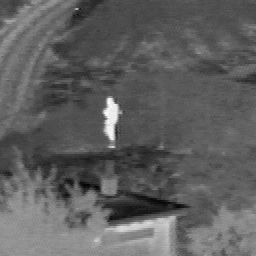
%> input picture data/UN camp/UNcamp_2N_i_20.bmp, 256 x 256 px
$ octave --eval "result = cemif(imread('../data/UN camp/UNcamp_2N_i_20.bmp'));"   (GNU Octave 9; MATLAB toolbox functions it lacks are replaced by stand-ins)
%> lines starting %> are read from the running program, lines starting %| are printed output that depends on the picture
### Fuse functions/impad.m
function [imageout] = impad(imagein,sizepad)
%impad.m,v 1.0 2001/10/29 17:35:40$
%===========================================================================
%               Eduardo Fernandez Canga - University of Bath
%
%                        Copyright (c) 2001
%===========================================================================
%
%            [imageout] = impad(imagein,sizepad)
%
%	Image padding using median filter
%

[r,c,n]=size(imagein);


for i=1:n
    % Fill the corners first
    imageout(1:(sizepad+1),1:sizepad+1,i)=median(median(imagein(1:2,1:2,i)));
    imageout(1:(sizepad+1),(0:sizepad)+c+sizepad,i)=...
        median(median(imagein(1:2,(c-1):c,i)));
    imageout((0:sizepad)+r+sizepad,1:(sizepad+1),i)=...
        median(median(imagein((r-1):r,1:2,i)));
    imageout((0:sizepad)+r+sizepad,(0:sizepad)+c+sizepad,i)=...
        median(median(imagein((r-1):r,(c-1):c,i)));

    % Then the original image in the centre
    imageout((1:r)+sizepad,(1:c)+sizepad,i)=imagein(:,:,i);

    % Finaly the sides
    % left - right
    for j=2:(r-1)
       imageout(j+sizepad,1:sizepad,i)=median(median(imagein(j+(-1:1),1:3,i)));
       imageout(j+sizepad,c+sizepad+(1:sizepad),i)=...
           median(median(imagein(j+(-1:1),c-(0:2),i)));
    end

    % up - down
    for j=2:(c-1)
       imageout(1:sizepad,j+sizepad,i)=median(median(imagein(1:3,j+(-1:1),i)));
       imageout(r+sizepad+(1:sizepad),j+sizepad,i)=...
           median(median(imagein(r-(0:2),j+(-1:1),i)));
   end
end

### Fuse functions/imaver.m
function [imageout] = imaver(imagein,template)
%imaver.m, v 1.1 2002/01/22 13:25:40$
%===========================================================================
%               Eduardo Fernandez Canga - University of Bath
%
%                        Copyright (c) 2002
%===========================================================================
%
%                  [imageout] = imaver(imagein,template)
%
%               imagein : input image
%               template: averaging mask size
%
%===========================================================================

if (mod(template,2)==0)
    error(sprintf('Template size must be odd'));
end
tmpsiz=(template-1)/2;
imageaux=impad(imagein,tmpsiz);            %padd the input image to perform
mask(1:template,1:template)=1/template^2;   %convoultion with the averaging
imageout=convn(imageaux,mask,'valid');      %mask, select valid area.

### Fuse functions/selc.m
function FUSEDCOEF = selc(COEFS, OPTIONS)
% selc - coefficinet selection for highpass components
%
%   FUSEDCOEF = selc(COEFS, OPTIONS)
%   COEFS is a 3-D matrix
%   OPTIONS switch for selection type
%          OPTIONS(1) == 1: choose max(abs) (default)
%          OPTIONS(1) == 2: salience / match measure with threshold == .75 (as proposed by Burt et al)
%               OPTIONS(2): area
%          OPTIONS(1) == 3: choose max with consistency check (as proposed by Li et al)
%               OPTIONS(2): area
%          OPTIONS(1) == 4: simple choose max
%          OPTIONS(1) == 5: simple choose min
%
%   FUSEDCOEF is a 2-D matrix. It is a grayscale combined coefficients.

%   v 1.0 16.08.99  Oliver Rockinger
%   v 2.0 12.11.03  Eduardo Fernandez Canga (University of Bristol)
%                   Modified for N input images
% -------------------------------------------------------------------------
%%  check inputs and put default values
if nargin < 2 || isempty(OPTIONS)
    OPTIONS = 1;
end

% dimension of input
[r c n] =size (COEFS);

% switch to method
switch(OPTIONS(1))
 	case 1,
 	% choose max(abs)
    map=max(abs(COEFS),[],3);
    map=map(:,:,ones(n,1));
    map=map==abs(COEFS);
    FUSEDCOEF=sum(map.*COEFS,3)./sum(map,3);

 	case 2, %not adapted for N input coeff yet
  	% Burts method
    if n>2
        perror('Method not implemented for more than 2 input images');
        return
    end
  	um = OPTIONS(2); th = .75;
    M1=COEFS(:,:,1);
    M2=COEFS(:,:,2);
  	% compute salience
    S1 = conv2(es2(M1.*M1, floor(um/2)), ones(um), 'valid');
  	S2 = conv2(es2(M2.*M2, floor(um/2)), ones(um), 'valid');
  	% compute match
  	MA = conv2(es2(M1.*M2, floor(um/2)), ones(um), 'valid');
  	MA = conv2(es2(M1.*M2, floor(um/2)), ones(um), 'valid');
  	MA = 2 * MA ./ (S1 + S2 + eps);
  	% selection
    m1 = MA > th; m2 = S1 > S2;
    w1 = (0.5 - 0.5*(1-MA) / (1-th));
    FUSEDCOEF  = (~m1) .* ((m2.*M1) + ((~m2).*M2));
    FUSEDCOEF  = FUSEDCOEF + (m1 .* ((m2.*M1.*(1-w1))+((m2).*M2.*w1) + ((~m2).*M2.*(1-w1))+((~m2).*M1.*w1)));

  case 3,
  	% Lis method
    if n>2
        perror('Method not implemented for more than 2 input images');
        return
    end

  	um = OPTIONS(2);
    M1=COEFS(:,:,1);
    M2=COEFS(:,:,2);
    % first step
  	A1 = ordfilt2(abs(es2(M1, floor(um/2))), um*um, ones(um));
  	A2 = ordfilt2(abs(es2(M2, floor(um/2))), um*um, ones(um));
    % second step
  	mm = (conv2(double(A1 > A2), ones(um), 'valid')) > floor(um*um/2);
  	FUSEDCOEF  = (mm.*M1) + ((~mm).*M2);

  case 4,
  	% simple choose max
  	FUSEDCOEF  = max(COEFS,[],3);

  case 5,
  	% simple choose min
  	FUSEDCOEF  = -max(-COEFS,[],3);

  otherwise,
  	error('unkown option');
end;


### Fuse functions/cemif.m
function [fusion] = cemif(im,op,r,consistency)
%
%cemif.m, v 1.2 2003/11/14 18:01:40
%===========================================================================
%               Eduardo Fernandez Canga - University of Bristol
%
%                        Copyright (c) 2003
%===========================================================================
%
%                [fusion] = cemif(im,op,r,consistency)
%
%                im: input images (3D)
%                op: selection of background fussion method
%                     0 - both backgrounds
%                     1 - first image background  (default)
%                     2 - second image background
%                 r: averaging mask size (default 11)
%       consistency: apply consistency
%                       1=yes (default)
%                       0=no
%
%===========================================================================

if nargin < 4, consistency=1;end
if nargin < 3, r=11;end
if nargin < 2, op=1;end

%Calculating backgrounds
back=imaver(im,r);
%> after the loop in impad, `for i=1:n`:
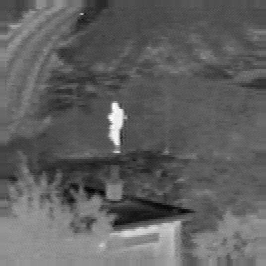
%> imageout: size 266x266 uint8; min 0, max 255, mean 95.9
%> in imaver, `imageout=convn(imageaux,mask,'valid');`:
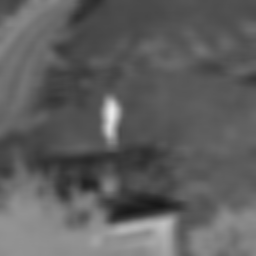
%> imageout: size 256x256 double; min 24.12, max 233.8, mean 95.1

%Calculating foregrounds
fore=im-back;

% [8 lines of commented-out code are left out]
fore=selc(fore,1);
%Fusion of backgrounds

switch 1
case op==0 % Convine all backgrounds
    m=mean(mean(im));
    back=sum(back,3)-sum(m,3)/size(m,3);
case op>0 & op<=size(im,3) & op==round(op) % Selected a single background
    back=back(:,:,op);
otherwise
    error('Invalid input for background fussion method');
end

fusion=back+fore;
%> in cemif, `fore=im-back;`:
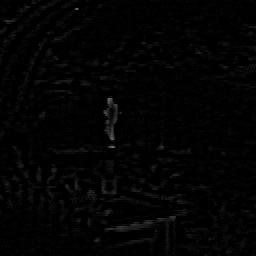
%> fore: size 256x256 uint8; min 0, max 108, mean 3.2
%> in selc, `map=map==abs(COEFS);`: map: size 256x256 logical; every value is 1

$ run again, on data/UN camp/UNcamp_2N_v_20.bmp
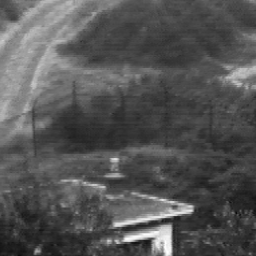
%> input picture data/UN camp/UNcamp_2N_v_20.bmp, 256 x 256 px
%> map: size 256x256 logical; every value is 1
%> in selc, `FUSEDCOEF=sum(map.*COEFS,3)./sum(map,3);`:
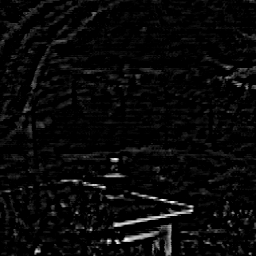
%> FUSEDCOEF: size 256x256 double; min 0, max 98, mean 3.7; mean of the top-left, top-right, bottom-left and bottom-right quarters 3.1, 2.3, 4.1, 5.3; drawn with min black and max white
%> in cemif, `fusion=back+fore;`:
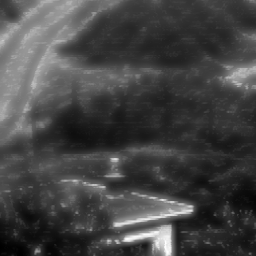
%> fusion: size 256x256 double; min 26.82, max 255, mean 88.2; drawn with min black and max white
